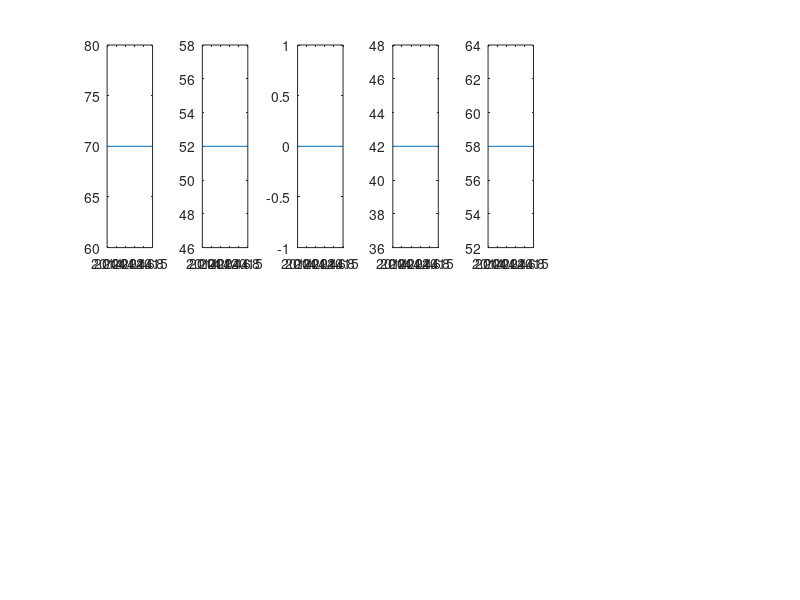

The MATLAB source for this figure:
clc
clear
close all

%Africa
ghana = csvread('Ghana.csv');
kenya = csvread('Kenya.csv');
s_africa = csvread('South_Africa.csv');
%africa = [ghana kenya s_africa];

%Europe
france = csvread('France.csv');
germany = csvread('Germany.csv');
spain = csvread('Spain.csv');
u_kingdom = csvread('United_Kingdom.csv');
%europe = [france germany spain u_kingdom];

%latinAmerica
argentina = csvread('Argentina.csv');
ecuador = csvread('Ecuador.csv');
mexico = csvread('Mexico.csv');
%latin = [argentina ecuador mexico];

%northAmerica
canada = csvread('Canada.csv');
u_states = csvread('United_States.csv');
%n_amer = [canada u_states];

%per region/continent averages per drug in large population areas

%plot average drug resistance and individual drug resistances over time
%while again == 1

yr = [];
yr_start = 1999;
for curr = 0:size(ghana,1)-1
  yr_max = yr_start + curr;
  yr = [yr yr_max];
end

region = menu('Select Region','Africa','Europe','Latin America','North America');

if region == 1
  ind1 = size(ghana,1); %<-- gets the # of rows in vector for later use
  indmask = find(ghana ~= 0.1); %<-- gets the indices of all values not 0.1 (indicating the presence of a value)

  mask = indmask <= ind1; %<-- mask to find all values in index vector greater than the # of rows; meant as increments, working only on the values in each column at a time
  ind = ind1; %<-- allows for modifying the increment value
  ghana_avg = [];
  for curr = 1:size(ghana(indmask<=ind),1)
    ghana_avg = [ghana_avg mean(ghana(indmask(mask(curr)),:))]; %<-- builds vector of averages of data in each row
    ind = ind + ind1;
  end
  ghana_yr = yr(min(indmask(mask)):length(yr)); %<-- finds # of years of present data; in this case, only returns last two years.
  %^Needs fixing because I think it can still fail if there are years after the last one that don't have data.


  ind = ind1;
  mask = indmask <= ind & indmask > ind-ind1;
  figure %<-- cool function that can create multiple graphs in the same window without overwriting each previous one
  drug = 1;
while ind < indmask(size(indmask,1)) && drug <= size(ghana,2) %<-- purpose of this loop is to create a new graph for every drug(column); almost there, but not quite. can't quite figure out what's going on.
    subplot(2,size(ghana,2),drug);
    plot(ghana_yr,ghana(indmask(mask)));
    ind = ind+ind1; %<-- changes to next increment of column
    mask = indmask <= ind & indmask > ind-ind1; %<-- creates mask with values in index matrix that belong in the curerent column
    if mask == 0 %<-- if there is a column with no data (no drug data), skips to next column and updates mask; may not be necessary with implementation of while loop. Try out removing it if you want
      ind = ind + ind1;
      mask = indmask <= ind & indmask > ind-ind1;
    end
    drug = drug + 1; %<-- next column?
  end
end
